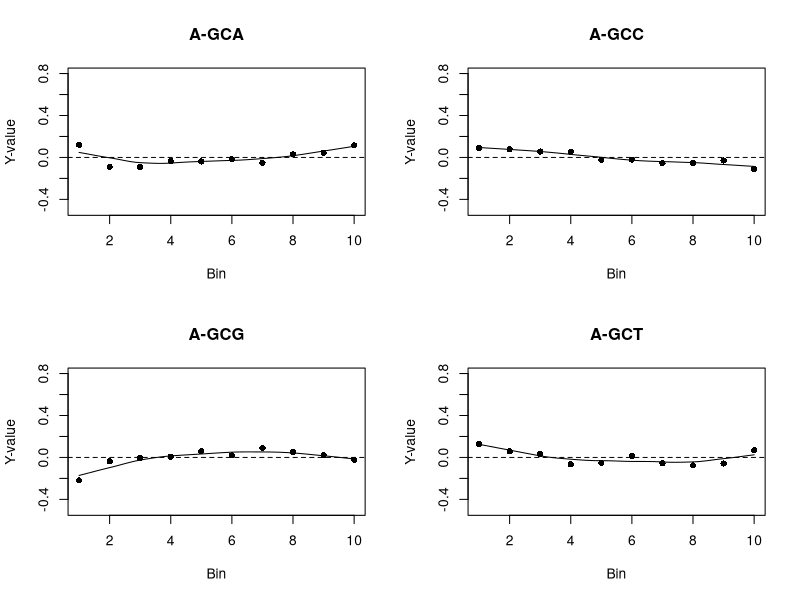
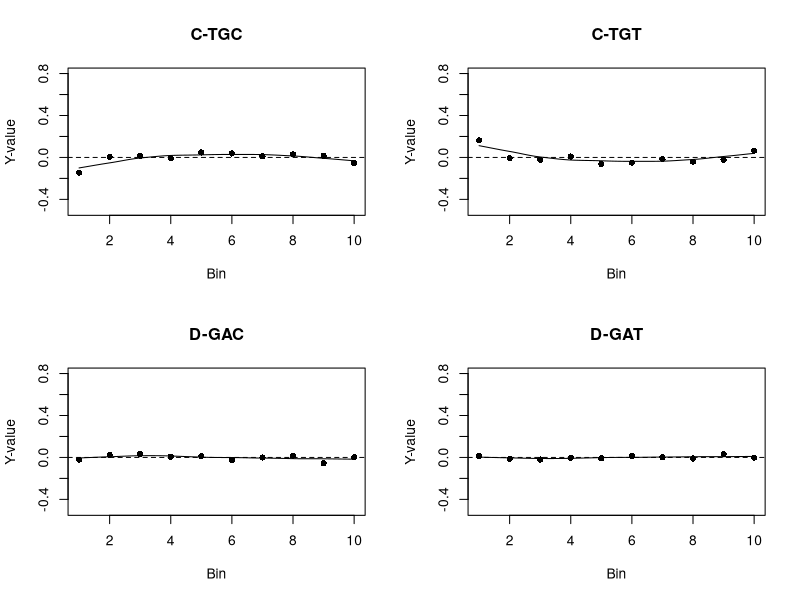
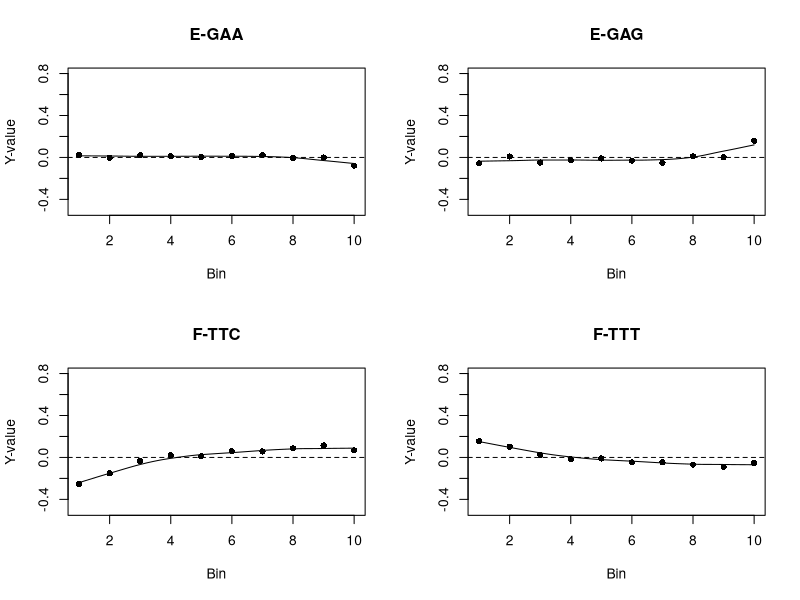
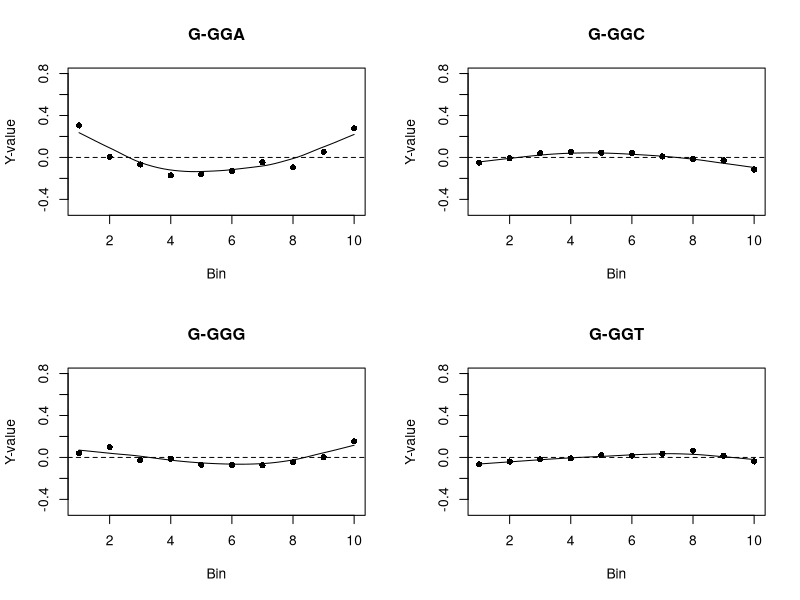
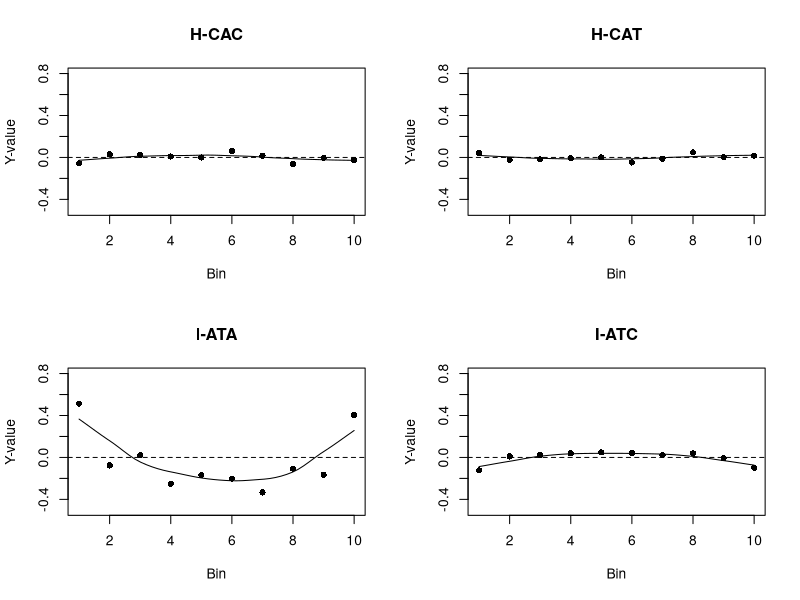
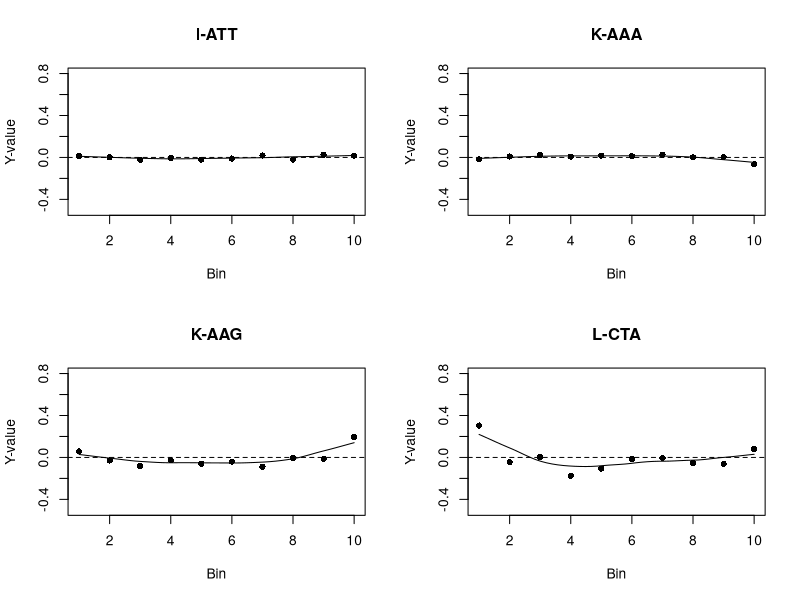
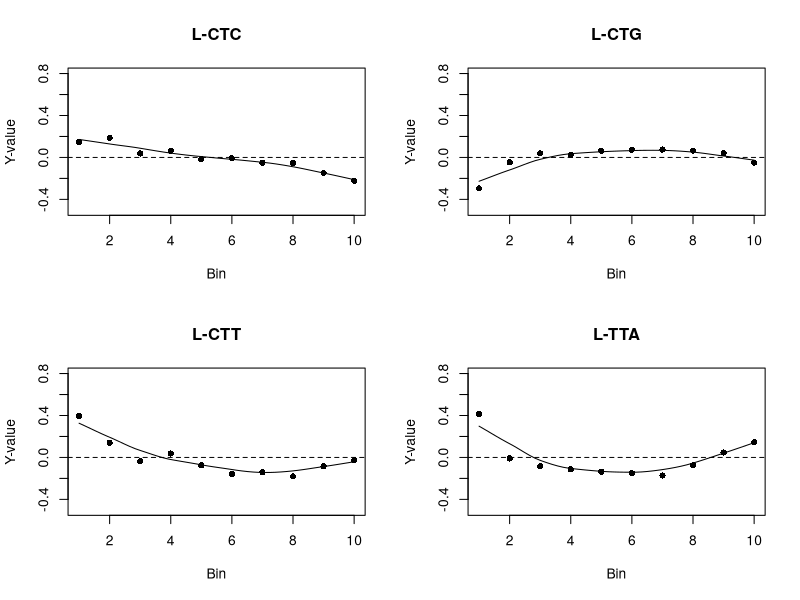
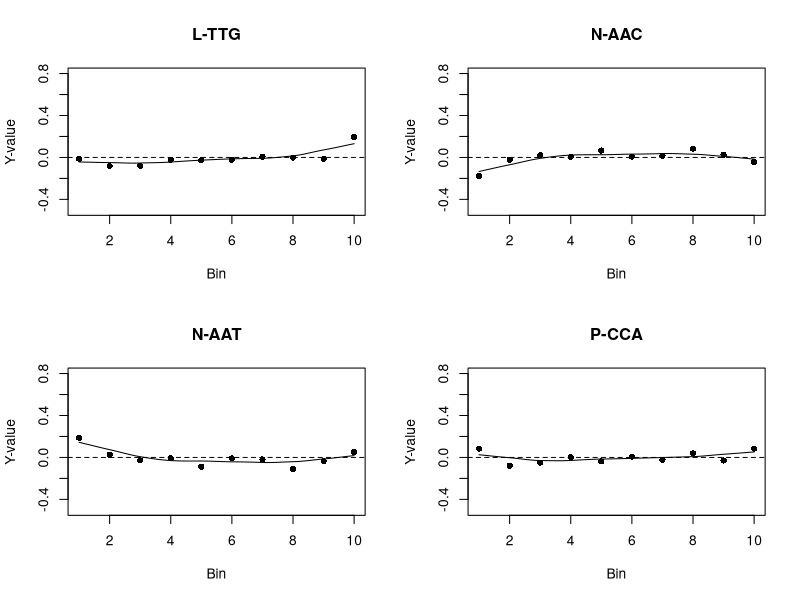

Here is the R script that generated these plots, in order:
################################################################################
################################################################################
###### CodG (C) 2014-2016, Federal University of Viçosa (UFV). All rights reserved.
###### 
######  IndY-values is part of CodG
######  
######  IndY-values is an R algorithm to 
######  calculate and plot the individual codon distribution of Y-values 
######  among different positions of the genes divided in Bins
######  when determinedby other CodG algorithms.
###### 
####### Created by Juan Camilo Villada Arteaga 
####### supervised by Wendel Batista da Silveira 
####### Department of Microbiology 
####### Federal University of Viçosa (UFV) - Brazil. 2016.
####### 
####### CodG has been deposited under the process number BR 51 2016 000508 4
####### into The National Institute of Industrial Property, 
####### more commonly abbreviated to INPI, is the intellectual property office 
####### responsible for industrial property in Brazil. 
####### 
####### The UFV hereby grants to you the non-exclusive right to use the CodG 
####### software only, solely for non-commercial, research-only purposes.
################################################################################
################################################################################



#################################################################################
##############################  IndY-values #####################################
##########  INDIVIDUAL CODON DISTRIBUTION OF Y-VALUES THROUGH BINS  #############
#################################################################################
#################################################################################


#################################################################################
############################## INPUT ############################################
#################################################################################
j_matrix <- read.csv("Y-values_matrix.csv", row.names = 1)
#################################################################################
#################################################################################



################################################################################
####################### FUNCTIONS & PDF OUTPUTS ################################
################################################################################
b <- 1
c <- 4
for (n in 1:15){
  pdf(file = paste("Codons_Y-value",n,".pdf"), useDingbats=FALSE)
  par(mfrow=c(2,2))
  for (u in b:c){
    x <- c(1:10)
    y <- j_matrix[u,]
    plot(c(1:10), j_matrix[u,], ylim = c((min(j_matrix)), (max(j_matrix))), pch=16, xlab = "Bin", ylab = "Y-value",
         main = rownames(j_matrix)[u])
    lines(loess.smooth(x, y, col="#bdbdbd", lty=1, lwd=4, family = "gaussian"))
    #lines(x, y, col="#bdbdbd", lty=1, lwd=4)
    abline(h=0, lwd=1, lty=2, col="black")
  }
  dev.off()
  b <- b+4
  if (c == 56) {
    c <- c+3
  } else {
    c <- c+4
  }
}
################################################################################
################################################################################
